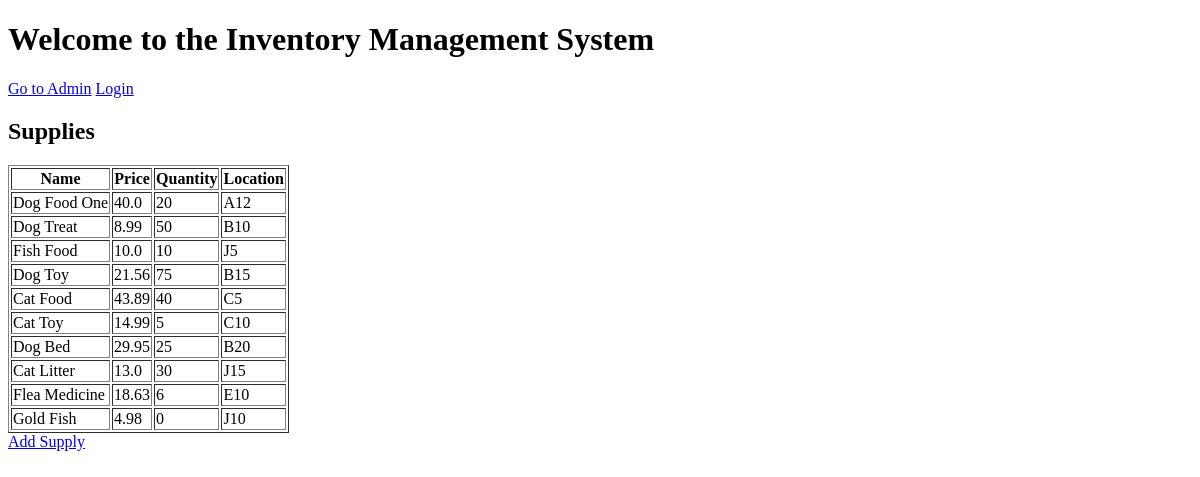
Before: / with the older database file.
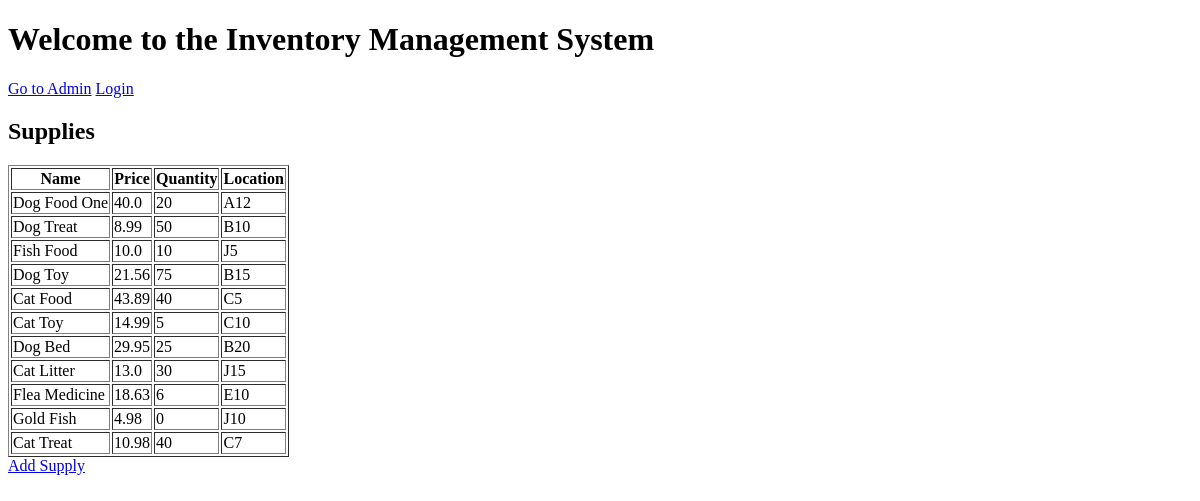
After: the same page with the newer database file.
### inventory/models.py (models this page shows, shortened)
class Supply(models.Model):
    name = models.CharField(max_length=255, primary_key=True)
    price = models.FloatField()
    quantity = models.IntegerField()
    location = models.CharField(max_length=255)

### inventory/views.py (the view)
# urls.py: path('', index, name='index'),
def index(request):
    supplies = Supply.objects.all()  # Query all Supply objects
    return render(request, 'index.html', {'supplies': supplies})  # Pass the supplies to the template

### inventory/templates/index.html (shortened to what this page needs)
<!DOCTYPE html>
<html lang="en">
<head>
</head>
<body>
    <h1>Welcome to the Inventory Management System</h1>
    <a href="{% url 'admin:index' %}">Go to Admin</a>
    <a href="{% url 'login' %}">Login</a>
    <h2>Supplies</h2>
    <table border="1">
        <thead>
            <tr>
                <th>Name</th>
                <th>Price</th>
                <th>Quantity</th>
                <th>Location</th>
            </tr>
        </thead>
        <tbody>
            {% for supply in supplies %}
            <tr>
                <td>{{ supply.name }}</td>
                <td>{{ supply.price }}</td>
                <td>{{ supply.quantity }}</td>
                <td>{{ supply.location }}</td>
            </tr>
            {% empty %}
            <tr>
                <td colspan="4">No supplies available.</td>
            </tr>
            {% endfor %}
        </tbody>
    </table>
    <a href="{% url 'add_supply' %}">Add Supply</a>
</body>
</html>

Changed rows visible on the page:
added Supply: name "Cat Treat", price "10.98", quantity "40", location "C7"
